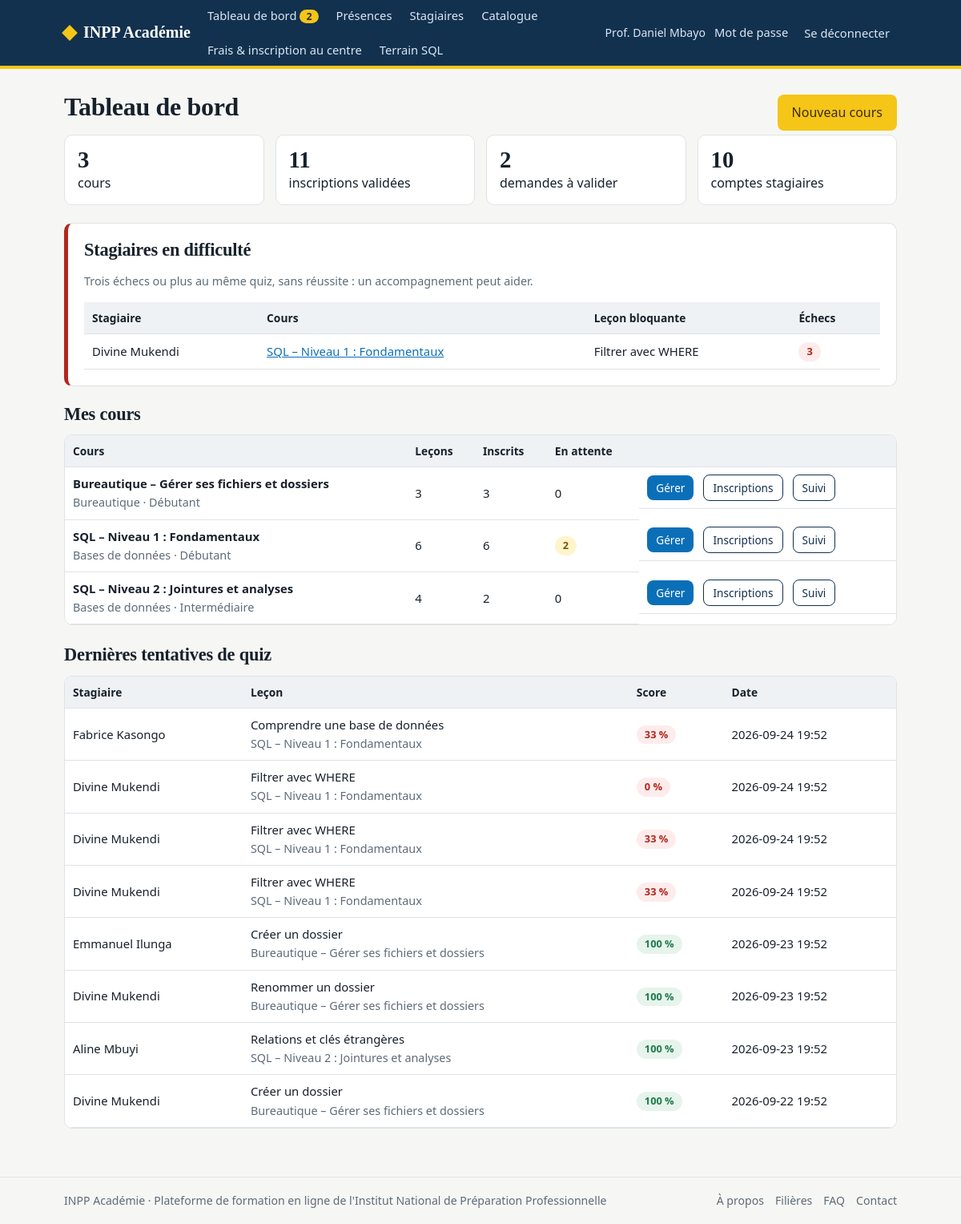
Page /formateur (signed in) on the committed database.
### tables this page shows
CREATE TABLE users (
    id INTEGER PRIMARY KEY AUTOINCREMENT,
    full_name TEXT NOT NULL,
    email TEXT NOT NULL UNIQUE,
    password_hash TEXT NOT NULL,
    role TEXT NOT NULL CHECK (role IN ('formateur', 'stagiaire', 'secretaire')),
    must_change_password INTEGER NOT NULL DEFAULT 0,
    created_by INTEGER REFERENCES users(id) ON DELETE SET NULL,
    created_at TEXT NOT NULL DEFAULT (datetime('now'))
);

CREATE TABLE courses (
    id INTEGER PRIMARY KEY AUTOINCREMENT,
    title TEXT NOT NULL,
    category TEXT NOT NULL DEFAULT 'Général',
    level TEXT NOT NULL DEFAULT 'Débutant',
    description TEXT NOT NULL DEFAULT '',
    fee_amount REAL NOT NULL DEFAULT 0,
    currency TEXT NOT NULL DEFAULT 'USD',
    pass_mark INTEGER NOT NULL DEFAULT 70,
    published INTEGER NOT NULL DEFAULT 1,
    trainer_id INTEGER NOT NULL REFERENCES users(id),
    created_at TEXT NOT NULL DEFAULT (datetime('now'))
);

CREATE TABLE attempts (
    id INTEGER PRIMARY KEY AUTOINCREMENT,
    user_id INTEGER NOT NULL REFERENCES users(id) ON DELETE CASCADE,
    lesson_id INTEGER NOT NULL REFERENCES lessons(id) ON DELETE CASCADE,
    score INTEGER NOT NULL,
    passed INTEGER NOT NULL,
    created_at TEXT NOT NULL DEFAULT (datetime('now'))
);

CREATE TABLE lessons (
    id INTEGER PRIMARY KEY AUTOINCREMENT,
    course_id INTEGER NOT NULL REFERENCES courses(id) ON DELETE CASCADE,
    position INTEGER NOT NULL,
    title TEXT NOT NULL,
    content TEXT NOT NULL DEFAULT '',
    image TEXT
);

### app.py (the view)
@app.route("/formateur")
@trainer_required
def trainer_dashboard():
    conn = get_db()
    courses = conn.execute(
        "SELECT c.*, "
        "(SELECT COUNT(*) FROM lessons l WHERE l.course_id=c.id) AS nb_lessons, "
        "(SELECT COUNT(*) FROM enrollments e WHERE e.course_id=c.id AND e.status='approved') AS nb_learners, "
        "(SELECT COUNT(*) FROM enrollments e WHERE e.course_id=c.id AND e.status='pending') AS nb_pending "
        "FROM courses c WHERE c.trainer_id=? ORDER BY c.title", (g.user["id"],)).fetchall()
    blocked = conn.execute(
        "SELECT u.full_name, c.id AS course_id, c.title AS course, l.title AS lesson, COUNT(*) AS fails "
        "FROM attempts a JOIN users u ON u.id=a.user_id JOIN lessons l ON l.id=a.lesson_id "
        "JOIN courses c ON c.id=l.course_id WHERE c.trainer_id=? AND a.passed=0 AND NOT EXISTS "
        "(SELECT 1 FROM progress p WHERE p.user_id=a.user_id AND p.lesson_id=a.lesson_id) "
        "GROUP BY a.user_id, a.lesson_id HAVING COUNT(*)>=3 ORDER BY fails DESC LIMIT 10",
        (g.user["id"],)).fetchall()
    recent = conn.execute(
        "SELECT u.full_name, c.title AS course, l.title AS lesson, a.score, a.passed, a.created_at "
        "FROM attempts a JOIN users u ON u.id=a.user_id JOIN lessons l ON l.id=a.lesson_id "
        "JOIN courses c ON c.id=l.course_id WHERE c.trainer_id=? ORDER BY a.created_at DESC, a.id DESC LIMIT 8",
        (g.user["id"],)).fetchall()
    nb_stagiaires = conn.execute("SELECT COUNT(*) FROM users WHERE role='stagiaire'").fetchone()[0]
    return render_template("formateur/dashboard.html", courses=courses, blocked=blocked, recent=recent,
                           nb_stagiaires=nb_stagiaires)

### app.py (called while the page is built)
def get_db():
    if "db" not in g:
        g.db = database.connect()
    return g.db

def csrf_field():
    if "_csrf" not in session:
        session["_csrf"] = secrets.token_hex(16)
    from markupsafe import Markup
    return Markup(f'<input type="hidden" name="_csrf" value="{session["_csrf"]}">')

@app.before_request
def csrf_protect():
    if request.method == "POST":
        sent = request.form.get("_csrf", "")
        if not sent or not secrets.compare_digest(sent, session.get("_csrf", "")):
            abort(400, "Formulaire expiré. Rechargez la page et recommencez.")

@app.before_request
def load_user():
    g.user = None
    uid = session.get("uid")
    if uid:
        g.user = get_db().execute("SELECT * FROM users WHERE id=?", (uid,)).fetchone()
        if g.user is None:
            session.clear()
    if (g.user and g.user["must_change_password"]
            and request.endpoint not in ("change_password", "logout", "static")):
        return redirect(url_for("change_password"))

@app.context_processor
def inject_nav():
    pending = 0
    if g.get("user") and g.user["role"] == "formateur":
        pending = get_db().execute(
            "SELECT COUNT(*) FROM enrollments e JOIN courses c ON c.id=e.course_id "
            "WHERE c.trainer_id=? AND e.status='pending'", (g.user["id"],)).fetchone()[0]
    return {"pending_total": pending}

def login_required(view):
    @wraps(view)
    def wrapped(*a, **kw):
        if not g.user:
            flash("Connectez-vous pour continuer.", "info")
            return redirect(url_for("login", next=request.path))
        return view(*a, **kw)
    return wrapped

def trainer_required(view):
    @wraps(view)
    @login_required
    def wrapped(*a, **kw):
        if g.user["role"] != "formateur":
            abort(403)
        return view(*a, **kw)
    return wrapped

### db.py (called while the page is built)
def connect():
    conn = sqlite3.connect(DB_PATH)
    conn.row_factory = sqlite3.Row
    conn.execute("PRAGMA foreign_keys = ON")
    return conn

### templates/formateur/dashboard.html
{% extends "base.html" %}{% block title %}Tableau de bord formateur{% endblock %}
{% block content %}
<div class="row between"><h1>Tableau de bord</h1><a class="btn sun" href="{{ url_for('course_new') }}">Nouveau cours</a></div>
{% set total_pending = courses|sum(attribute='nb_pending') %}
<div class="stats">
  <div class="stat"><b>{{ courses|length }}</b>cours</div>
  <div class="stat"><b>{{ courses|sum(attribute='nb_learners') }}</b>inscriptions validées</div>
  <div class="stat"><b>{{ total_pending }}</b>demandes à valider</div>
  <div class="stat"><b>{{ nb_stagiaires }}</b>comptes stagiaires</div>
</div>
{% if blocked %}
<div class="card" style="border-left:5px solid var(--bad);margin-bottom:22px">
  <h2>Stagiaires en difficulté</h2>
  <p class="meta">Trois échecs ou plus au même quiz, sans réussite : un accompagnement peut aider.</p>
  <table><thead><tr><th>Stagiaire</th><th>Cours</th><th>Leçon bloquante</th><th>Échecs</th></tr></thead><tbody>
  {% for b in blocked %}<tr><td>{{ b.full_name }}</td><td><a href="{{ url_for('tracking', course_id=b.course_id) }}">{{ b.course }}</a></td><td>{{ b.lesson }}</td><td><span class="tag bad">{{ b.fails }}</span></td></tr>{% endfor %}
  </tbody></table>
</div>{% endif %}
<h2>Mes cours</h2>
<div class="scroll" style="margin-bottom:24px"><table><thead><tr><th>Cours</th><th>Leçons</th><th>Inscrits</th><th>En attente</th><th></th></tr></thead><tbody>
{% for c in courses %}<tr>
  <td><strong>{{ c.title }}</strong><br><span class="meta">{{ c.category }} · {{ c.level }}{% if not c.published %} · <span class="tag warn">Brouillon</span>{% endif %}</span></td>
  <td>{{ c.nb_lessons }}</td><td>{{ c.nb_learners }}</td>
  <td>{% if c.nb_pending %}<span class="tag warn">{{ c.nb_pending }}</span>{% else %}0{% endif %}</td>
  <td class="row"><a class="btn small" href="{{ url_for('course_manage', course_id=c.id) }}">Gérer</a><a class="btn alt small" href="{{ url_for('enrollments', course_id=c.id) }}">Inscriptions</a><a class="btn alt small" href="{{ url_for('tracking', course_id=c.id) }}">Suivi</a></td>
</tr>{% else %}<tr><td colspan="5">Vous n'avez pas encore de cours. Créez le premier.</td></tr>{% endfor %}
</tbody></table></div>
<h2>Dernières tentatives de quiz</h2>
<div class="scroll"><table><thead><tr><th>Stagiaire</th><th>Leçon</th><th>Score</th><th>Date</th></tr></thead><tbody>
{% for r in recent %}<tr><td>{{ r.full_name }}</td><td>{{ r.lesson }}<br><span class="meta">{{ r.course }}</span></td><td><span class="tag {{ 'ok' if r.passed else 'bad' }}">{{ r.score }} %</span></td><td>{{ r.created_at[:16] }}</td></tr>
{% else %}<tr><td colspan="4">Aucune tentative pour le moment.</td></tr>{% endfor %}
</tbody></table></div>
{% endblock %}

### templates/base.html (shortened to what this page needs)
<!doctype html>
<html lang="fr">
<head>
<link rel="stylesheet" href="{{ url_for('static', filename='style.css') }}">
</head>
<body>
<header class="topbar noprint"><div class="wrap">
  <a class="brand" href="{{ url_for('index') }}"><i></i>INPP Académie</a>
  <nav>
    {% if g.user and g.user.role == 'formateur' %}
      <a href="{{ url_for('trainer_dashboard') }}">Tableau de bord{% if pending_total %}<span class="badge">{{ pending_total }}</span>{% endif %}</a>
      <a href="{{ url_for('sections_list') }}">Présences</a>
      <a href="{{ url_for('learners') }}">Stagiaires</a>
      <a href="{{ url_for('catalogue') }}">Catalogue</a>
    {% elif g.user and g.user.role == 'secretaire' %}
      <a href="{{ url_for('sec_dashboard') }}">Secrétariat</a>
      <a href="{{ url_for('sec_new') }}">Nouvelle inscription</a>
      <a href="{{ url_for('sec_registry') }}">Registre</a>
      <a href="{{ url_for('sec_jury') }}">Jury</a>
      <a href="{{ url_for('sec_tariffs') }}">Tarifs</a>
    {% elif g.user %}
      <a href="{{ url_for('my_courses') }}">Mes formations</a>
      <a href="{{ url_for('catalogue') }}">Catalogue</a>
    {% else %}
      <a href="{{ url_for('catalogue') }}">Catalogue</a>
      <a href="{{ url_for('filieres_public') }}">Filières</a>
      <a href="{{ url_for('apropos') }}">À propos</a>
    {% endif %}
    {% if not g.user or g.user.role != 'secretaire' %}<a href="{{ url_for('procedure') }}">Frais &amp; inscription au centre</a>{% endif %}
    {% if g.user and g.user.role != 'secretaire' %}<a href="{{ url_for('sql_lab') }}">Terrain SQL</a>{% endif %}
  </nav>
  <div class="who">
    {% if g.user %}
      <span>{{ g.user.full_name }}</span>
      <a class="linkbtn" href="{{ url_for('change_password') }}">Mot de passe</a>
      <form method="post" action="{{ url_for('logout') }}" style="margin:0">{{ csrf_field() }}<button class="linkbtn">Se déconnecter</button></form>
    {% else %}
      <a class="linkbtn" href="{{ url_for('login') }}">Se connecter</a>
      <a class="btn sun small" href="{{ url_for('register') }}">Créer un compte</a>
    {% endif %}
  </div>
</div></header>
<main><div class="wrap">
  {% block content %}{% endblock %}
</div></main>
<footer class="noprint"><div class="wrap">
  <div class="row between">
    <span>INPP Académie · Plateforme de formation en ligne de l'Institut National de Préparation Professionnelle</span>
    <nav class="row" style="gap:14px">
      <a href="{{ url_for('apropos') }}">À propos</a>
      <a href="{{ url_for('filieres_public') }}">Filières</a>
      <a href="{{ url_for('faq') }}">FAQ</a>
      <a href="{{ url_for('contact') }}">Contact</a>
    </nav>
  </div>
</div></footer>
</body>
</html>

### static/style.css (style rules this page uses)
:root { --ink:#17212b;--muted:#5d6b78;--navy:#12314f;--river:#0b6fb8;--sun:#f5c518;--paper:#f6f7f4;--card:#fff;--line:#dfe3e6;--ok:#1f7a4d;--okbg:#e6f4ec;--bad:#b3261e;--badbg:#fdeceb;--warn:#7a5a00;--warnbg:#fff4cc;--infobg:#e7f1fa }
* { box-sizing:border-box }
body { margin:0;font:16px/1.55 "Segoe UI",Roboto,Helvetica,Arial,sans-serif;color:var(--ink);background:var(--paper) }
h1,h2,h3 { font-family:Georgia,"Times New Roman",serif;line-height:1.2;margin:0 0 .5em;letter-spacing:-.01em }
h1 { font-size:2rem }
h2 { font-size:1.4rem }
a { color:var(--river) }
.wrap { max-width:1080px;margin:0 auto;padding:0 20px }
.topbar { background:var(--navy);color:#fff;border-bottom:4px solid var(--sun) }
.topbar .wrap { display:flex;align-items:center;gap:12px;min-height:58px;flex-wrap:wrap }
.brand { font:700 1.25rem Georgia,serif;color:#fff;text-decoration:none;display:flex;align-items:center;gap:10px }
.brand i { width:14px;height:14px;background:var(--sun);display:inline-block;transform:rotate(45deg) }
.topbar nav { display:flex;gap:4px;flex:1;flex-wrap:wrap }
.topbar nav a,.linkbtn { color:#dbe7f3;text-decoration:none;padding:8px 9px;border-radius:6px;font-size:.92rem;background:none;border:0;cursor:pointer;font-family:inherit }
.who { display:flex;align-items:center;gap:2px;font-size:.88rem;color:#dbe7f3 }
.badge { background:var(--sun);color:#3a2d00;border-radius:999px;padding:0 8px;font-size:.78rem;font-weight:700;margin-left:4px }
main { padding:28px 0 60px;min-height:70vh }
footer { border-top:1px solid var(--line);padding:18px 0;color:var(--muted);font-size:.88rem }
footer a { color:var(--muted);text-decoration:none }
footer .row { flex-wrap:wrap;gap:10px }
.card { background:var(--card);border:1px solid var(--line);border-radius:10px;padding:20px }
.meta { color:var(--muted);font-size:.9rem }
.row { display:flex;gap:12px;align-items:center;flex-wrap:wrap }
.between { justify-content:space-between }
.btn { display:inline-block;background:var(--river);color:#fff;border:0;border-radius:8px;padding:10px 18px;font:600 .95rem inherit;font-family:inherit;text-decoration:none;cursor:pointer }
.btn.alt { background:#fff;color:var(--navy);border:1px solid var(--navy) }
.btn.sun { background:var(--sun);color:#3a2d00 }
.btn.small { padding:5px 11px;font-size:.85rem }
.tag { display:inline-block;padding:2px 10px;border-radius:999px;font-size:.8rem;font-weight:600;background:#eceff1;color:#39464f }
.tag.ok { background:var(--okbg);color:var(--ok) }
.tag.bad { background:var(--badbg);color:var(--bad) }
.tag.warn { background:var(--warnbg);color:var(--warn) }
table { width:100%;border-collapse:collapse;background:#fff;font-size:.93rem }
th,td { padding:9px 10px;border-bottom:1px solid var(--line);text-align:left;vertical-align:middle }
th { background:#eef2f5;font-weight:600;font-size:.86rem }
.scroll { overflow-x:auto;border:1px solid var(--line);border-radius:10px }
.stats { display:grid;grid-template-columns:repeat(auto-fit,minmax(160px,1fr));gap:14px;margin-bottom:22px }
.stat { background:#fff;border:1px solid var(--line);border-radius:10px;padding:14px 16px }
.stat b { font:700 1.8rem Georgia,serif;display:block }

### rows in the picture
users: user.full_name "Prof. Daniel Mbayo"
courses: full_name "Divine Mukendi", course "SQL – Niveau 1 : Fondamentaux", lesson "Filtrer avec WHERE", fails "3", title "SQL – Niveau 1 : Fondamentaux", category "Bases de données", level "Débutant", nb_lessons "6", nb_learners "6", nb_pending "2"
courses: title "Bureautique – Gérer ses fichiers et dossiers", category "Bureautique", level "Débutant", nb_lessons "3", nb_learners "3", shows "0"
courses: title "SQL – Niveau 2 : Jointures et analyses", category "Bases de données", level "Intermédiaire", nb_lessons "4", nb_learners "2", shows "0"
attempts: full_name "Fabrice Kasongo", lesson "Comprendre une base de données", course "SQL – Niveau 1 : Fondamentaux", score "33", created_at "2026-09-24 19:52"
attempts: full_name "Divine Mukendi", lesson "Filtrer avec WHERE", course "SQL – Niveau 1 : Fondamentaux", score "0", created_at "2026-09-24 19:52"
attempts: full_name "Divine Mukendi", lesson "Filtrer avec WHERE", course "SQL – Niveau 1 : Fondamentaux", score "33", created_at "2026-09-24 19:52"
attempts: full_name "Divine Mukendi", lesson "Filtrer avec WHERE", course "SQL – Niveau 1 : Fondamentaux", score "33", created_at "2026-09-24 19:52"
attempts: full_name "Emmanuel Ilunga", lesson "Créer un dossier", course "Bureautique – Gérer ses fichiers et dossiers", score "100", created_at "2026-09-23 19:52"
attempts: full_name "Divine Mukendi", lesson "Renommer un dossier", course "Bureautique – Gérer ses fichiers et dossiers", score "100", created_at "2026-09-23 19:52"
attempts: full_name "Aline Mbuyi", lesson "Relations et clés étrangères", course "SQL – Niveau 2 : Jointures et analyses", score "100", created_at "2026-09-23 19:52"
attempts: full_name "Divine Mukendi", lesson "Créer un dossier", course "Bureautique – Gérer ses fichiers et dossiers", score "100", created_at "2026-09-22 19:52"

### other values in the picture
{{ pending_total }} "2"
{{ courses|length }} "3"
{{ courses|sum(attribute='nb_learners') }} "11"
{{ total_pending }} "2"
{{ nb_stagiaires }} "10"
